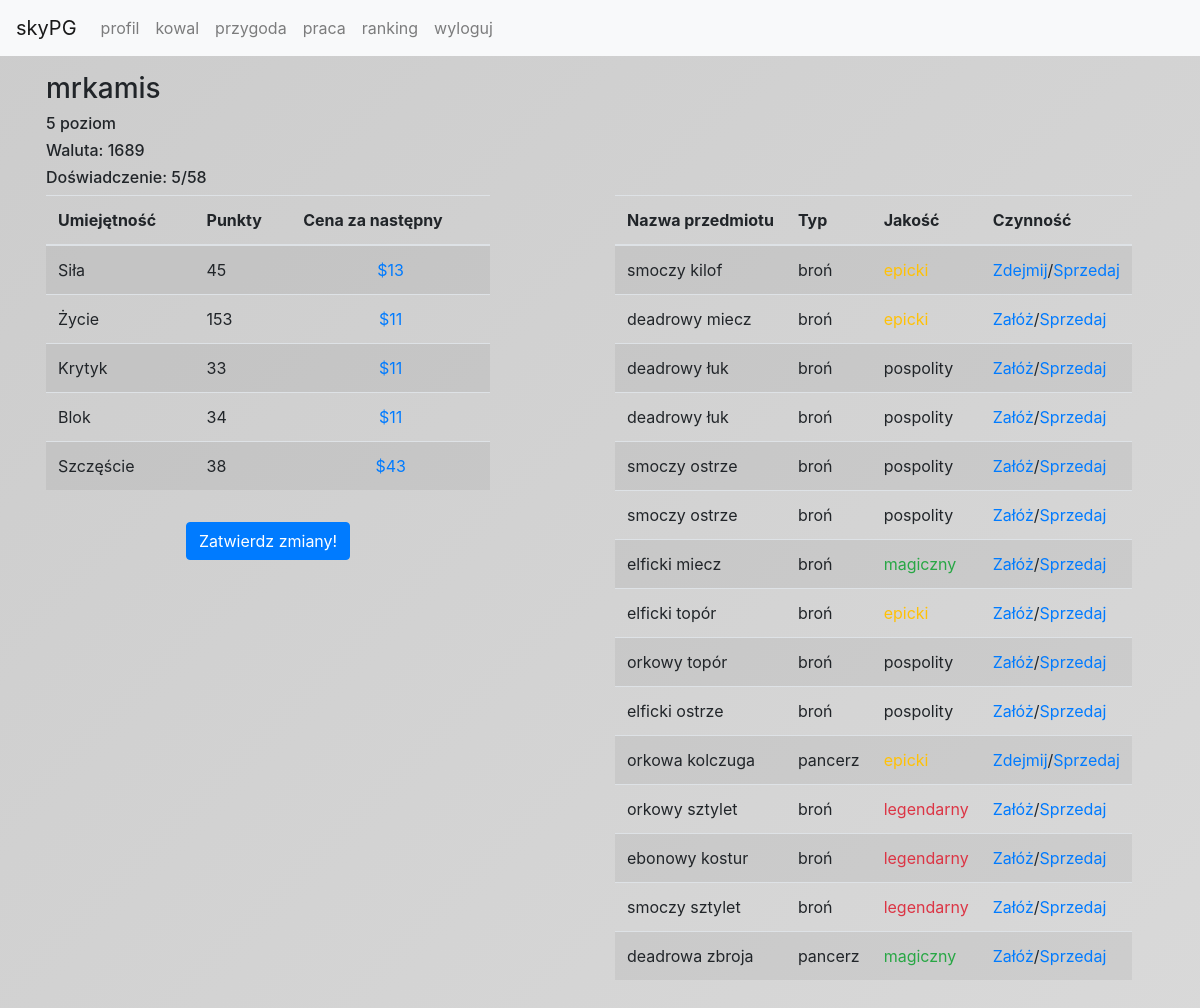
Screenshot of /profile (signed in) with the database file from the repository.
### tables this page shows
CREATE TABLE "users" (
	`id`	INTEGER PRIMARY KEY AUTOINCREMENT,
	`username`	TEXT UNIQUE,
	`password`	TEXT,
	`eq`	TEXT DEFAULT "[]",
	`messages`	TEXT DEFAULT "[]",
	`history`	TEXT DEFAULT "[]",
	`coins`	INTEGER DEFAULT 100,
	`level`	INTEGER DEFAULT 1,
	`statistics`	TEXT DEFAULT '{
  "strength": 15,
  "health": 100,
  "critical": 5,
  "block": 5,
  "luck": 5
}',
	`race`	TEXT,
	`desc`	TEXT DEFAULT "",
	`banned`	INTEGER DEFAULT 0,
	`weapons`	TEXT DEFAULT "[]",
	`experience`	INTEGER DEFAULT 0,
	`lastRefreshShop`	TEXT DEFAULT 0,
	`armors`	TEXT DEFAULT "[]"
);

### app/helpers/user.php (called while the page is built, shortened)
<?php
    class User {
        public static function getPublicInfo($username) {
            $conn = Db::getPDO();
            $query = $conn->prepare('SELECT username, level, statistics, race, desc, eq FROM users WHERE username LIKE ?');
            $query->bindParam(1, $username);
            $query->execute();
            $result = $query->fetchAll(PDO::FETCH_ASSOC);
            return $result;
        }
        public static function getAllInfo() {
            $conn = Db::getPDO();
            $query = $conn->prepare('SELECT * FROM users WHERE username LIKE ?');
            $query->bindParam(1, $_SESSION['username']);
            $query->execute();
            $result = $query->fetchAll(PDO::FETCH_ASSOC);
            return $result[0];
        }
    }
?>

### app/helpers/experience.php (called while the page is built, shortened)
<?php
    class Experience {
        public static function getHTML() {
            require_once __DIR__ . '\user.php';
            $user = User::getAllInfo();
            $level = $user['level'];
            $experience = $user['experience'];
            $nextLevel = round($level * 10 + 10 * 0.8);
            return $experience . '/' . $nextLevel;
        }
    }
?>

### app/helpers/statistics.php (called while the page is built, shortened)
<?php
    class Statistics {
        public static function getStatisticsWithEq($username) {
            require_once __DIR__ . '\user.php';
            $user = User::getPublicInfo($username);
            $user = $user[0];
            $statistics = json_decode($user['statistics']);
            $eq = json_decode($user['eq']);
            for ($i = 0; $i < count($eq); $i++) {
                if ($eq[$i]->type == 'broń' && $eq[$i]->state == true) {
                    $weapon = $eq[$i];
                } else if ($eq[$i]->type == 'pancerz' && $eq[$i]->state == true) {
                    $armor = $eq[$i];
                }
            }
            if (@$weapon) {
                $statistics->strength += $weapon->statistics->strength;
                $statistics->health += $weapon->statistics->health;
                $statistics->critical += $weapon->statistics->critical;
                $statistics->block += $weapon->statistics->block;
                $statistics->luck += $weapon->statistics->luck;
            }
            if (@$armor) {
                $statistics->strength += $armor->statistics->strength;
                $statistics->health += $armor->statistics->health;
                $statistics->critical += $armor->statistics->critical;
                $statistics->block += $armor->statistics->block;
                $statistics->luck += $armor->statistics->luck;
            }
            return $statistics;
        }
        public static function howMuchCost($value, $skill, $level) {
            switch ($skill) {
                case 0:
                    return round($value * $level * 0.1 + 5);
                    break;
                case 1:
                    return round($value * $level * 0.01 + 5);
                    break;
                case 2:
                    return round($value * $level * 0.25 + 5);
                    break;
                case 3:
                    return round($value * $level * 0.25 + 5);
                    break;
                case 4:
                    return round($value * $level * 0.75 + 5);
                    break;
            }
            return false;
        }
    }
?>

### app/views/profile/myProfile.phtml (the view, shortened to what this page needs)
<div class="container p-3">
    <?php
        require_once __DIR__ . '\..\..\helpers/user.php';
        $data = User::getAllInfo();
        echo '<h3>' . $data['username'] . '</h3> <h6>' . $data['level'] . ' poziom</h6><h6>Waluta: ' . $data['coins'] . '</h6>';
        require_once __DIR__ . '\..\..\helpers/statistics.php';
        $realStatistics = Statistics::getStatisticsWithEq($data['username']);
        require_once __DIR__ . '\..\..\helpers/experience.php';
        echo '<h6>Doświadczenie: ' . Experience::getHTML() . '</h6>';
    ?>
    <div class="row">
        <div class="col-md-5">
            <table class="table table-striped">
                <thead>
                    <tr>
                        <th>Umiejętność</th>
                        <th>Punkty</th>
                        <th>Cena za następny</th>
                    </tr>
                </thead>
                <tbody>
                    <tr>
                        <td>Siła</td>
                        <td><?php echo $realStatistics->strength ?></td>
                        <td class="text-center btn-link" id="strength">$<?php echo Statistics::howMuchCost($statistics->strength, 0, $data['level']); ?></td>
                    </tr>
                    <tr>
                        <td>Życie</td>
                        <td><?php echo $realStatistics->health ?></td>
                        <td class="text-center btn-link" id="strength">$<?php echo Statistics::howMuchCost($statistics->health, 1, $data['level']); ?></td>
                    <tr>
                        <td>Krytyk</td>
                        <td><?php echo $realStatistics->critical ?></td>
                        <td class="text-center btn-link" id="strength">$<?php echo Statistics::howMuchCost($statistics->critical, 2, $data['level']); ?></td>
                    <tr>
                        <td>Blok</td>
                        <td><?php echo $realStatistics->block ?></td>
                        <td class="text-center btn-link" id="strength">$<?php echo Statistics::howMuchCost($statistics->block, 3, $data['level']); ?></td>
                    <tr>
                        <td>Szczęście</td>
                        <td><?php echo $realStatistics->luck ?></td>
                        <td class="text-center btn-link" id="strength">$<?php echo Statistics::howMuchCost($statistics->luck, 4, $data['level']); ?></td>
                </tbody>
            </table>
            <div class="text-center container p-3">
                <a class="btn btn-primary" href="">Zatwierdz zmiany!</a>
            </div>
        </div>
        <div class="col-md-1">
        </div>
        <table class="table table-striped table-responsive col-md-6">
            <thead>
                <tr>
                    <th>Nazwa przedmiotu</th>
                    <th>Typ</th>
                    <th>Jakość</th>
                    <th>Czynność</th>
                </tr>
            </thead>
            <tbody>
                <?php
                    $eq = json_decode($data['eq']);
                    for ($i = 0; $i < count($eq); $i++) {
                        echo '<tr><td>';
                        echo isset($eq[$i]->typeOfWeapon) ? $eq[$i]->typeOfWeapon : $eq[$i]->typeOfArmor;
                        echo ' ' . $eq[$i]->name . '</td>
                            <td>' . $eq[$i]->type . '</td>
                            <td>' . $eq[$i]->HTMLQuality . '</td><td>';
                            if ($eq[$i]->state == false) {
                                echo '<a class="btn-link" href="equip/' . $eq[$i]->id . '">Załóż</a>';
                            } else {
                                echo '<a class="btn-link" href="dequip/' . $eq[$i]->id . '">Zdejmij</a>';
                            }
                            echo '/<a class="btn-link" href="sell/' . $eq[$i]->id . '">Sprzedaj</a>';
                        echo '</td></tr>';
                    }
                ?>
            </tbody>
        </table>
    </div>
</div>

### public/stylesheets/main.css (style rules this page uses)
body { background: linear-gradient(-45deg, #bbb, #aaa, #ddd, #ccc); background-size: 400% 400%; animation: gradiet 15s ease infinite; }
.btn-link { cursor: pointer; }

### rows the page displays
users: username "mrkamis", level "5", coins "1689", Experience::getHTML() "5/58", Statistics::howMuchCost($statistics->strength, 0, $data['level']) "13", level "11", level "43", eq "smoczy", eq "kilof", eq "broń", eq "deadrowy", eq "miecz", eq "epicki", eq "łuk", eq "pospolity", eq "ostrze", eq "elficki", eq "magiczny", eq "topór", eq "orkowy", eq "orkowa", eq "kolczuga", eq "pancerz", eq "sztylet", eq "legendarny", eq "ebonowy", eq "kostur", eq "deadrowa", eq "zbroja"

### other values shown
$realStatistics->strength "45"
$realStatistics->health "153"
$realStatistics->critical "33"
$realStatistics->block "34"
$realStatistics->luck "38"
